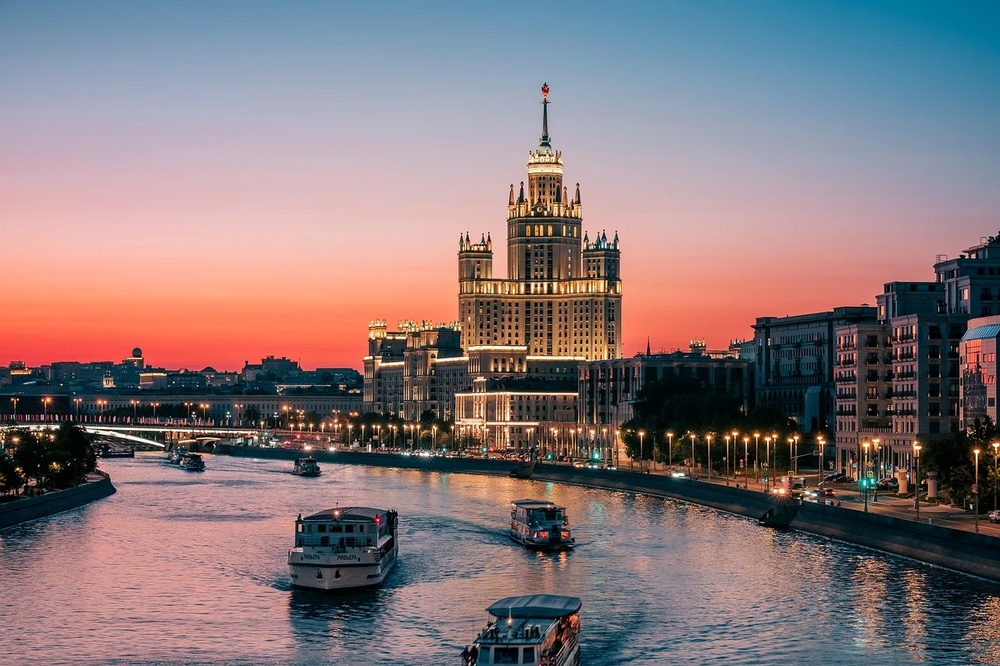
#> input picture Opencv/image.jpg, 1000 x 666 px, shrunk from 1280 x 853 before the run, found by its file name
$ python 4.py
#> lines starting #> are read from the running program, lines starting #| are printed output that depends on the picture
import numpy as np
import matplotlib.pyplot as plt
from PIL import Image

image_path = './Opencv/image.jpg'  # Change to your image path
img = Image.open(image_path).convert('L')  # Convert to grayscale
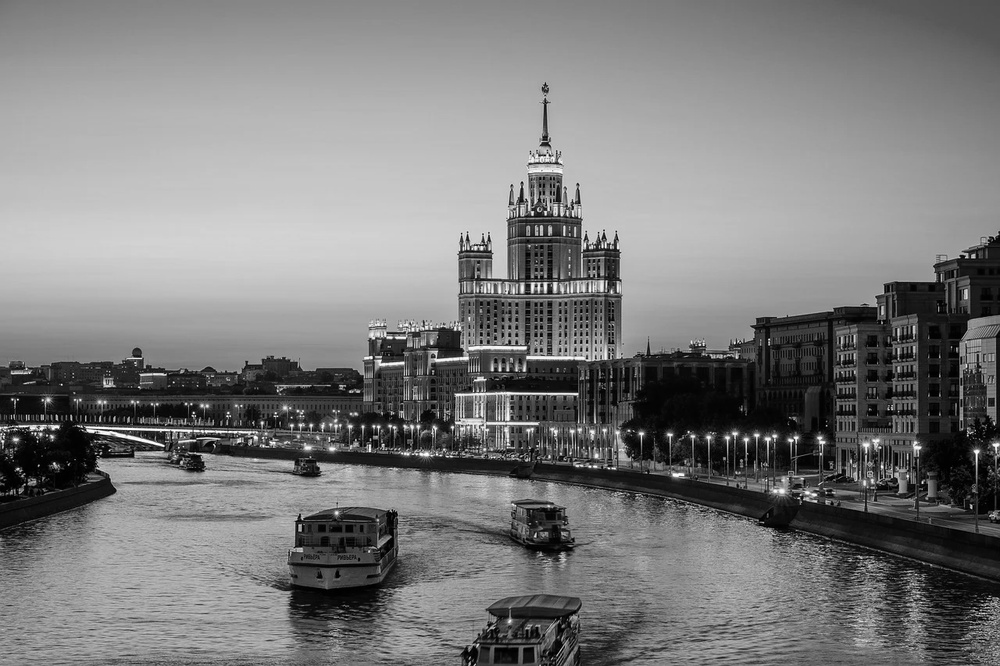
#> img: PIL image 1000x666 L; min 0, max 255, mean 124.1
img_array = np.array(img)

dft_image = np.fft.fft2(img_array)
dft_shifted = np.fft.fftshift(dft_image)

rows, cols = dft_shifted.shape
#> rows = 666; cols = 1000
crow, ccol = rows // 2, cols // 2
#> crow = 333; ccol = 500

dft_shifted[crow - 15:crow + 15, ccol - 15:ccol + 15] = 0

idft_shifted = np.fft.ifftshift(dft_shifted)
img_reconstructed = np.fft.ifft2(idft_shifted).real
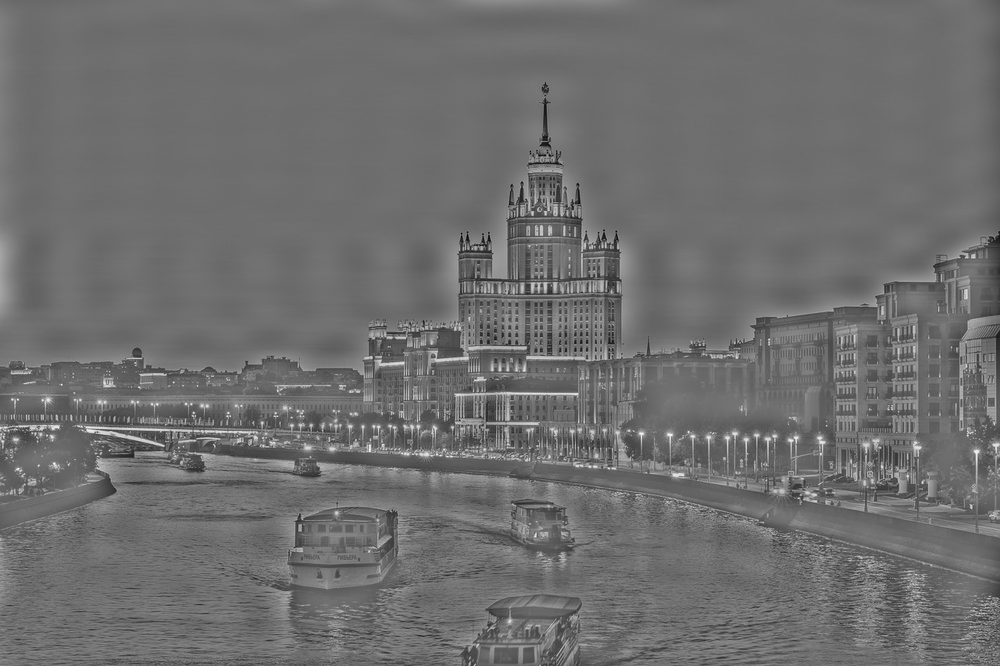
#> img_reconstructed: shape (666, 1000) float64; min -177.8, max 232.8, mean 0; drawn with min black and max white

plt.figure(figsize=(15, 10))

plt.subplot(1, 3, 1)
plt.title('Original Image')
plt.imshow(img_array, cmap='gray')
plt.axis('off')

plt.subplot(1, 3, 2)
plt.title('DFT Magnitude (Zeroed Regions)')
plt.imshow(np.log(np.abs(dft_shifted) + 1), cmap='gray')
plt.axis('off')

plt.subplot(1, 3, 3)
plt.title('Reconstructed Image from IDFT')
plt.imshow(img_reconstructed, cmap='gray')
plt.axis('off')

plt.tight_layout()
plt.show()
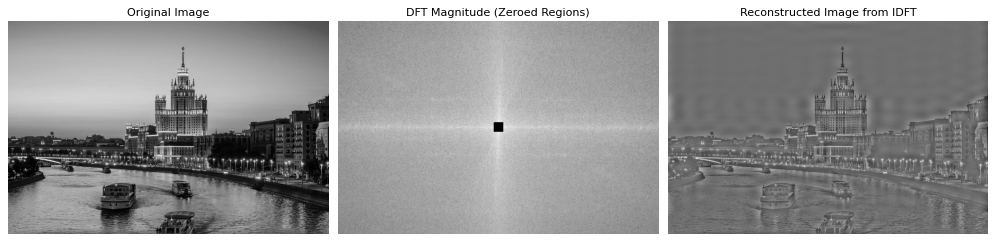
#> figure drawn by matplotlib, 3 panels
from scipy.fftpack import dct, idct

img_dct = Image.open(image_path).convert('L')
img_dct_array = np.array(img_dct)

dct_image = dct(dct(img_dct_array.T, norm='ortho').T, norm='ortho')

dct_image[20:80, 20:80] = 0
#> dct_image: shape (666, 1000) float64; min -21917.8, max 101250.8, mean 0.1

img_reconstructed_dct = idct(idct(dct_image.T, norm='ortho').T, norm='ortho')
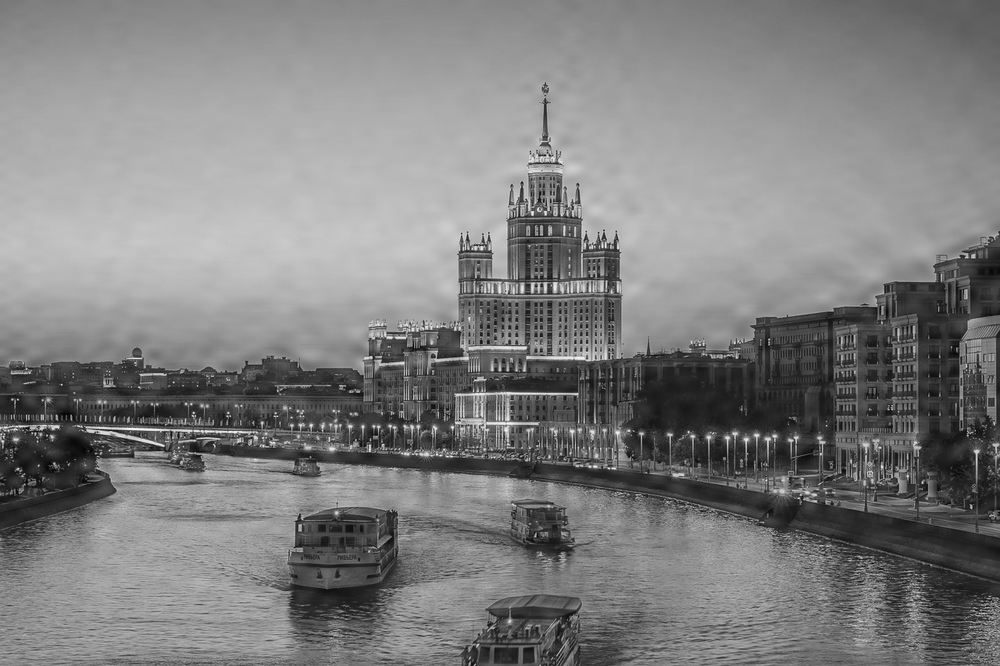
#> img_reconstructed_dct: shape (666, 1000) float64; min -34.52, max 282.7, mean 124.1; drawn with min black and max white

plt.figure(figsize=(15, 10))

plt.subplot(1, 3, 1)
plt.title('Original Image')
plt.imshow(img_dct_array, cmap='gray')
plt.axis('off')

plt.subplot(1, 3, 2)
plt.title('DCT Coefficients (Zeroed Regions)')
plt.imshow(np.log(np.abs(dct_image) + 1), cmap='gray')
plt.axis('off')

plt.subplot(1, 3, 3)
plt.title('Reconstructed Image from IDCT')
plt.imshow(img_reconstructed_dct, cmap='gray')
plt.axis('off')

plt.tight_layout()
plt.show()
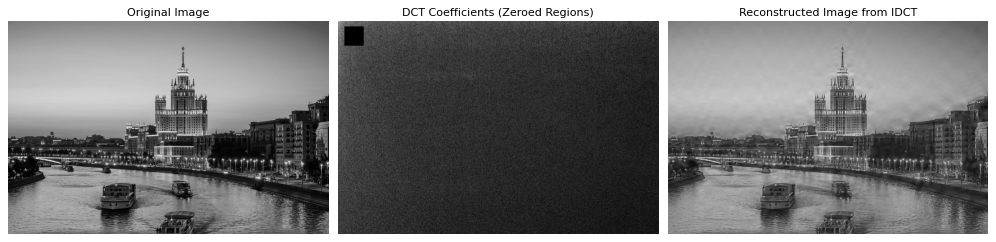
#> figure drawn by matplotlib, 3 panels
